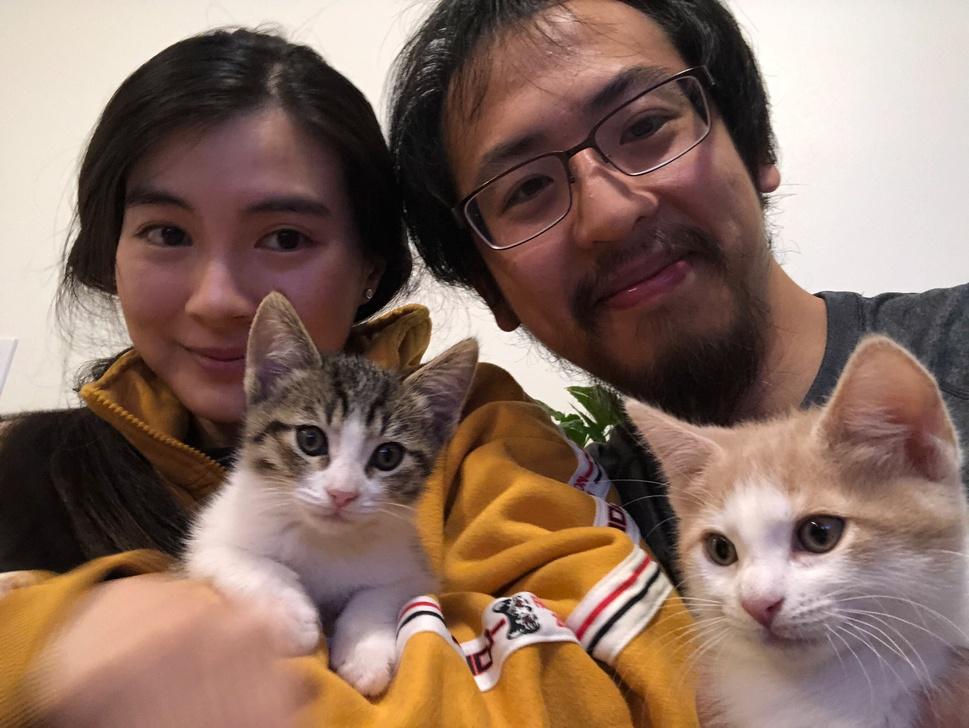
#> input picture OpenCV_test/data_test/cat2.JPG, 969 x 728 px, shrunk from 3088 x 2320 before the run, found by its file name
$ python detect_cat.py
#> lines starting #> are read from the running program, lines starting #| are printed output that depends on the picture
import cv2 as cv
import numpy as np
import matplotlib.pyplot as plt

img = cv.imread('data_test/cat2.jpg')
#> img is the input picture: shape (728, 969, 3); mean B, G, R 98.4, 110.9, 136.8


# BGR to RGB
rgb = cv.cvtColor(img, cv.COLOR_BGR2RGB)
gray = cv.cvtColor(img, cv.COLOR_BGR2GRAY)
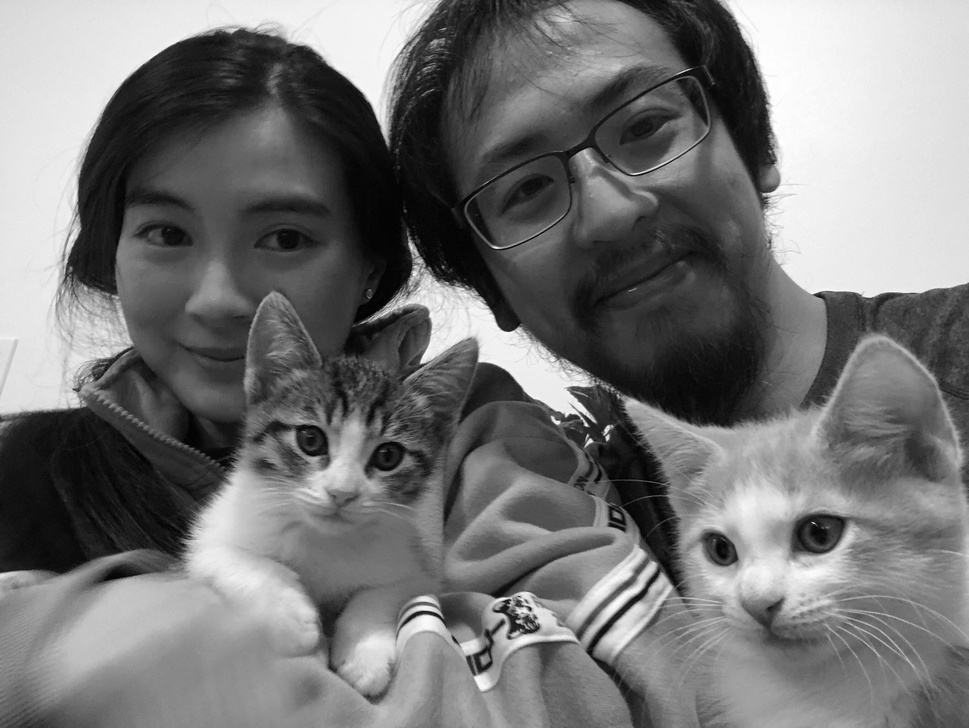
#> gray: shape (728, 969); min 0, max 255, mean 117.2

# haar_cascade cat face classifier
#> (the run stopped early here; a loop or call above may not have finished)
